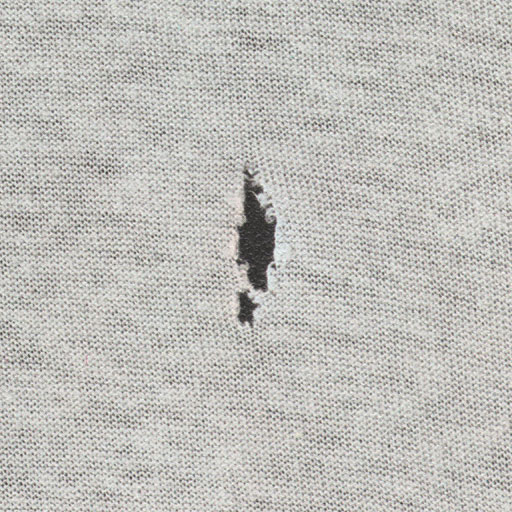
#> input picture Dataset/Fabric22.jpg, 512 x 512 px, found by its file name
$ python filter.py
#> lines starting #> are read from the running program, lines starting #| are printed output that depends on the picture; after the words box and inside, x2 and y2 are one past the last pixel; in counts of white or black regions, pixels touching at a corner belong together
import cv2
import numpy as np
import os
import matplotlib.pyplot as plt

def filter(path, ):
    if os.path.exists(path):
        img = cv2.imread(path)
#> img is the input picture: shape (512, 512, 3); mean B, G, R 185.9, 190.1, 191
    else:
        raise Exception("Path Doesn't exist")

    img1 = cv2.GaussianBlur(img, (5, 5), 0)
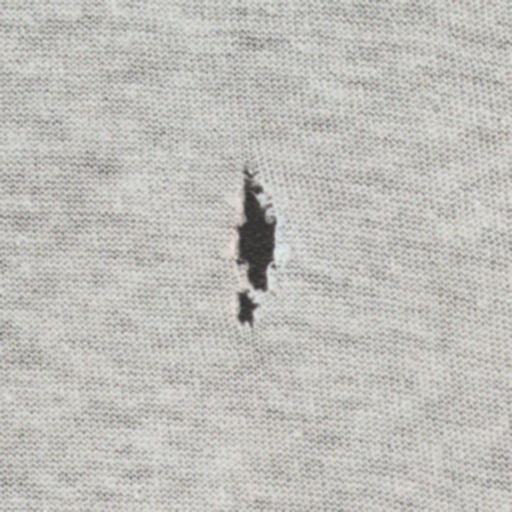
#> img1: shape (512, 512, 3); mean B, G, R 185.9, 190.1, 191
    gray = cv2.cvtColor(img ,cv2.COLOR_BGR2GRAY)

    ret, thresh = cv2.threshold(gray,0,255,cv2.THRESH_BINARY_INV+cv2.THRESH_OTSU)
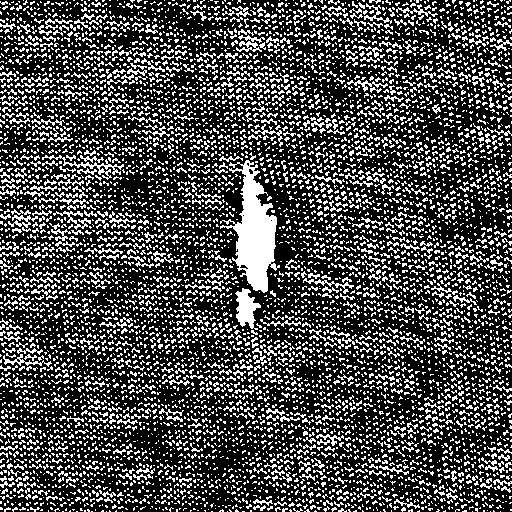
#> thresh: shape (512, 512); 28.6% white in thin lines or dots
#> ret = 178
    # noise removal
    kernel = np.ones((3,3),np.uint8)
    opening = cv2.morphologyEx(thresh,cv2.MORPH_OPEN,kernel, iterations = 2)
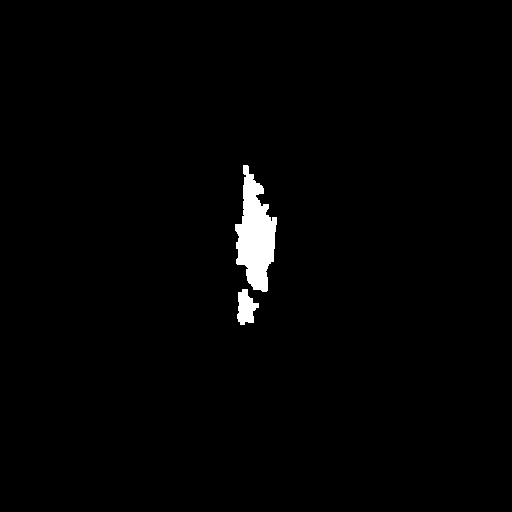
#> opening: shape (512, 512); 1.4% white; 2 white regions, box (x1, y1, x2, y2) and area: (235, 165, 277, 292) 3124, (237, 289, 259, 325) 505

    # # sure background area
    # sure_bg = cv2.dilate(opening,kernel,iterations=3)

    # # Finding sure foreground area
    # dist_transform = cv2.distanceTransform(opening,cv2.DIST_L2,5)
    # ret, sure_fg = cv2.threshold(dist_transform,0.7*dist_transform.max(),255,0)

    # # Finding unknown region
    # sure_fg = np.uint8(sure_fg)
    # unknown = cv2.subtract(sure_bg,sure_fg)

    # # Marker labelling
    # ret, markers = cv2.connectedComponents(sure_fg)

    # # Add one to all labels so that sure background is not 0, but 1
    # markers = markers+1

    # # Now, mark the region of unknown with zero
    # markers[unknown==255] = 0

    # markers = cv2.watershed(img,markers)
    # img[markers == -1] = [255,0,0]

    return img, opening

if __name__ == "__main__":
    img, img1 = filter('C:\\Users\\Shagri\\Desktop\\DIP Mini Project\\Dataset\\Fabric22.jpg')
    plt.subplot(121),plt.imshow(cv2.cvtColor(img , cv2.COLOR_BGR2RGB)),plt.title('a'),plt.xticks([]),plt.yticks([])
    plt.subplot(122),plt.imshow(cv2.cvtColor(img1 , cv2.COLOR_BGR2RGB)),plt.title('b'),plt.xticks([]),plt.yticks([])
    plt.show()
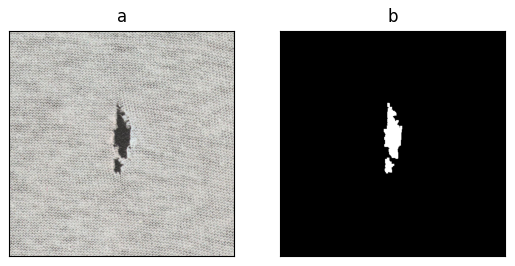
#> figure drawn by matplotlib, 2 panels

$ run again, with Dataset/Fabric10.jpg copied over Dataset/Fabric22.jpg
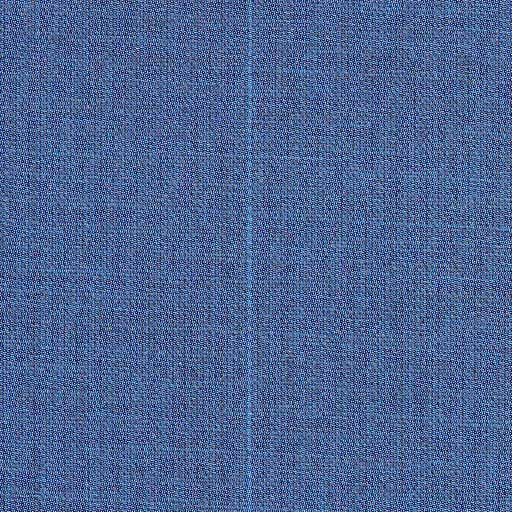
#> input picture Dataset/Fabric10.jpg, 512 x 512 px, found by its file name
#> in filter, img is the input picture: shape (512, 512, 3); mean B, G, R 146.2, 100.4, 76.8
#> in filter, `ret, thresh = cv2.threshold(gray,0,255,cv2.THRESH_BINARY_INV+cv2.THRES..`:
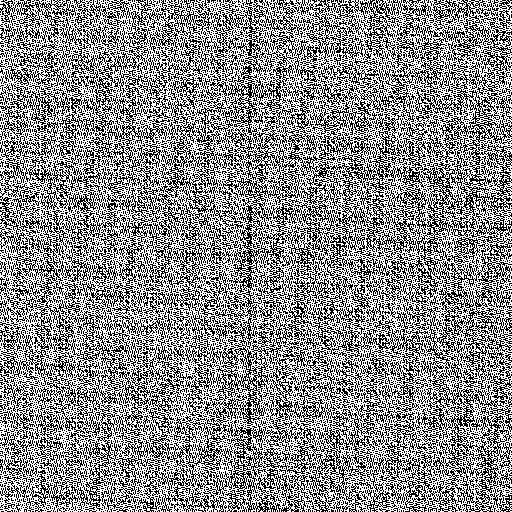
#> thresh: shape (512, 512); 55.1% white; black in thin lines or dots
#> ret = 102
#> opening: shape (512, 512); every value is 0
#> `plt.show()`:
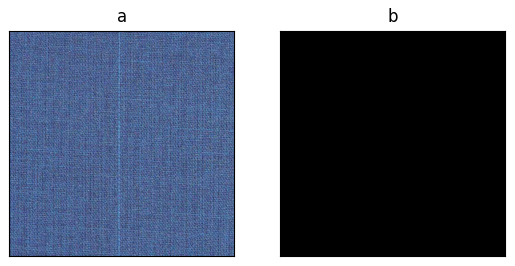
#> figure drawn by matplotlib, 2 panels

$ run again, with Dataset/Fabric12.jpg copied over Dataset/Fabric22.jpg
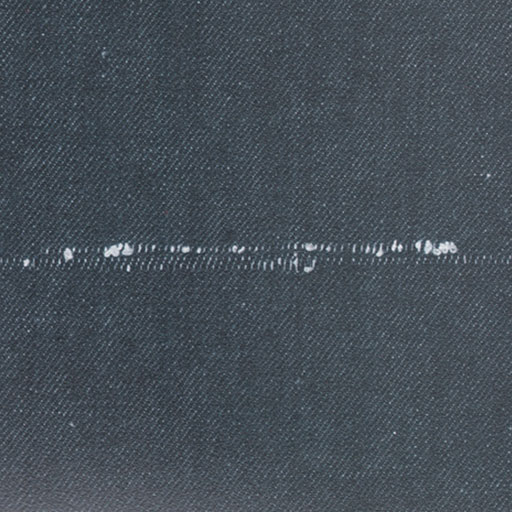
#> input picture Dataset/Fabric12.jpg, 512 x 512 px, found by its file name
#> in filter, img is the input picture: shape (512, 512, 3); mean B, G, R 87.2, 78.5, 69.6
#> in filter, `ret, thresh = cv2.threshold(gray,0,255,cv2.THRESH_BINARY_INV+cv2.THRES..`:
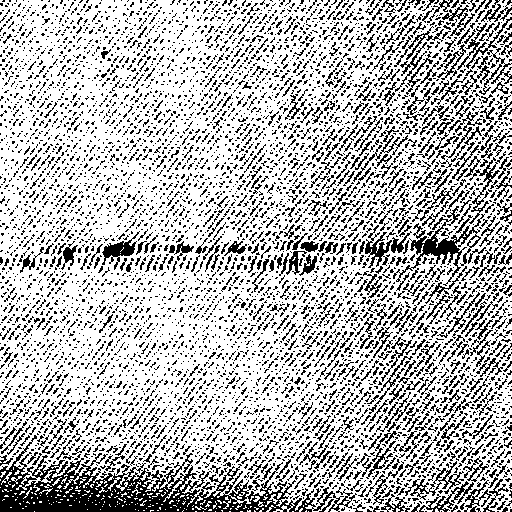
#> thresh: shape (512, 512); 72.5% white; black in thin lines or dots
#> ret = 82
#> opening: shape (512, 512); 19.3% white; 437 white regions (18 under 20 px), largest, box (x1, y1, x2, y2) and area: (80, 265, 237, 383) 5059, (141, 0, 217, 103) 3451, (61, 54, 134, 158) 2731
#> `plt.show()`:
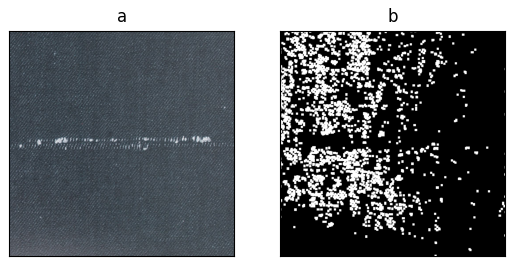
#> figure drawn by matplotlib, 2 panels

$ run again, with Dataset/Fabric14.jpg copied over Dataset/Fabric22.jpg
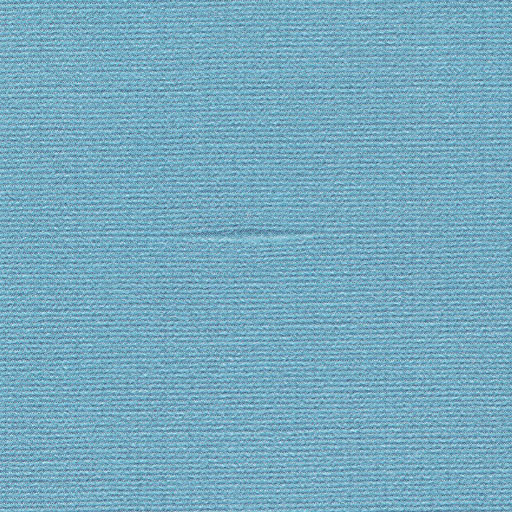
#> input picture Dataset/Fabric14.jpg, 512 x 512 px, found by its file name
#> in filter, img is the input picture: shape (512, 512, 3); mean B, G, R 192.5, 170.4, 117.7
#> in filter, `ret, thresh = cv2.threshold(gray,0,255,cv2.THRESH_BINARY_INV+cv2.THRES..`:
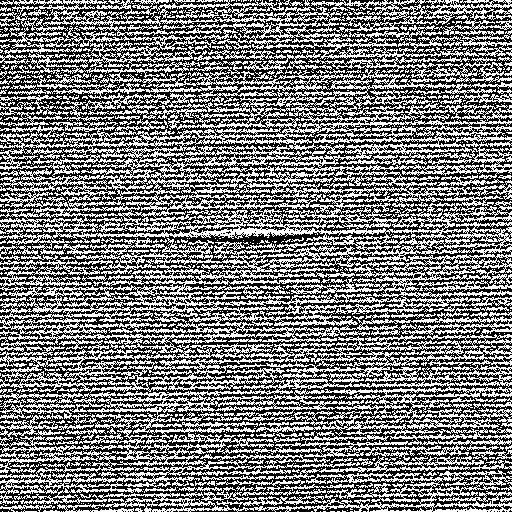
#> thresh: shape (512, 512); 47.6% white in thin lines or dots
#> ret = 156
#> opening: shape (512, 512); 0.05% white; 4 white regions (1 under 20 px), largest, box (x1, y1, x2, y2) and area: (244, 228, 254, 234) 55, (469, 509, 478, 512) 27, (256, 229, 261, 234) 25
#> `plt.show()`:
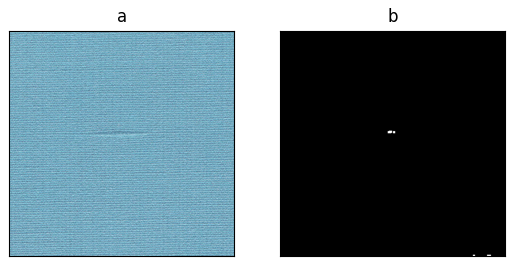
#> figure drawn by matplotlib, 2 panels
